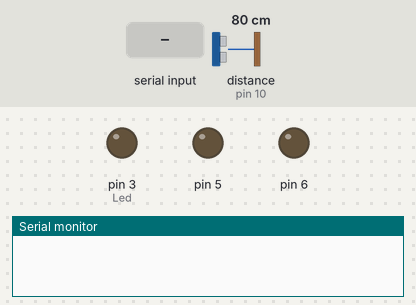
Recording of a sketch running on a simulated Arduino Uno, built with avr-gcc and run on an emulated ATmega328P. Parts: output pins drawn as LEDs (lit = HIGH), the last lines printed to the serial monitor. Inputs (shaded band) come from the test bench; at power-on: distance to the obstacle (sensor on pin 10) 80 cm. The echo pulse lasts 58.3 µs per cm.

Above: at 3.2 s.
3.3 s: "30,150\n" received over Serial
At 3.5 s:
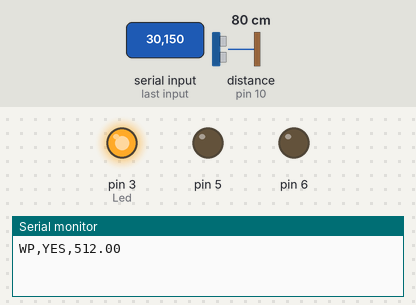
6.3 s: "2\n" received over Serial
At 7.5 s:
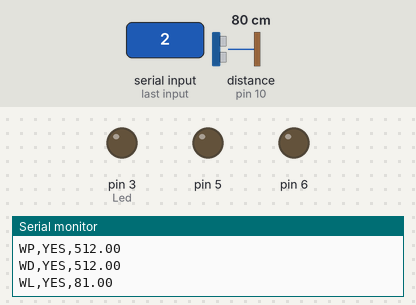
Timing chart, 0 to 9.3 s (numbered marks = the images above; inputs shaded):
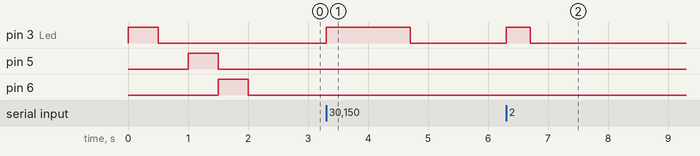

The sketch:

ard1_1.ino
```cpp
#include <NewPing.h>

#define TRIGGER_PIN  12  // Arduino  pin tied to trigger pin on the ultrasonic sensor.
#define ECHO_PIN     10  // Arduino pin tied to echo pin on the ultrasonic sensor.
#define MAX_DISTANCE 200 // Maximum distance we want to ping for (in centimeters). Maximum sensor distance is rated at 400-500cm.

char receivedChar;
int Led = 0;
boolean newData = false;
String str1, resultStr;
float aReading;
float WLReading;
int pin_Pressure=2;
int pin_WD=1;
float minWD=250;
unsigned int WL_uS = 0;
NewPing sonar(TRIGGER_PIN, ECHO_PIN, MAX_DISTANCE);

void setup() {
// put your setup code here, to run once:
Serial.begin(9600);
  pinMode(3, OUTPUT);
  pinMode(5, OUTPUT);
  pinMode(6, OUTPUT);
  digitalWrite(3,LOW);
  digitalWrite(5,LOW);
  digitalWrite(6,LOW);
  str1="the data is ";


  for (int i =3; i<7; i++) {


    digitalWrite(i, HIGH);
    delay(500);
    digitalWrite(i, LOW);
  }
}

void loop() {
// put your main code here, to run repeatedly:

  recvInfo();
  ProcessRequest();


//  delay(500);
}

void recvInfo() {

  if (Serial.available() > 0) {

    receivedChar = Serial.read();
    newData = true;

  }

}

void ProcessRequest() {

  int req = receivedChar - '0';
  int i;
  while(newData == true) {

    if (req == 1) { //water detection
      aReading = analogRead(pin_WD);
      if (aReading > minWD) {
        resultStr = "WD,YES,";
      }
      else {
        resultStr = "WD,NO,";
      }

      resultStr = resultStr + aReading;
      Serial.println(resultStr);
    }
    else if (req == 2) {  //water level requested. using HC-SR04 ultrasonic sensor
      WL_uS = sonar.ping();
      if (WL_uS == 0) {
        resultStr = "WL,NO,";
      }
      else {
        resultStr = "WL,YES,";
      }
      WLReading = WL_uS/US_ROUNDTRIP_CM;
      resultStr = resultStr + WLReading;
      Serial.println(resultStr);
    }
    else if (req == 3) {
//          for (i=1;i<50;i++) {
            aReading = analogRead(pin_Pressure);             //read from the ADC
            resultStr="WP,YES,";
            resultStr= resultStr + aReading;
            Serial.println(resultStr);//data that is being Sent
//            delay(1000);
//          }
    }
    Led = 3;
    digitalWrite(Led, HIGH);
    delay(200);
    digitalWrite(Led, LOW);

    newData = false;

  }

}
```

Measured:
- after the input at 3.3 s, pin 3 (Led): LOW → HIGH at once, → LOW 1.4 s later
- after the input at 6.3 s, pin 3 (Led): LOW → HIGH at once, → LOW 0.40 s later
